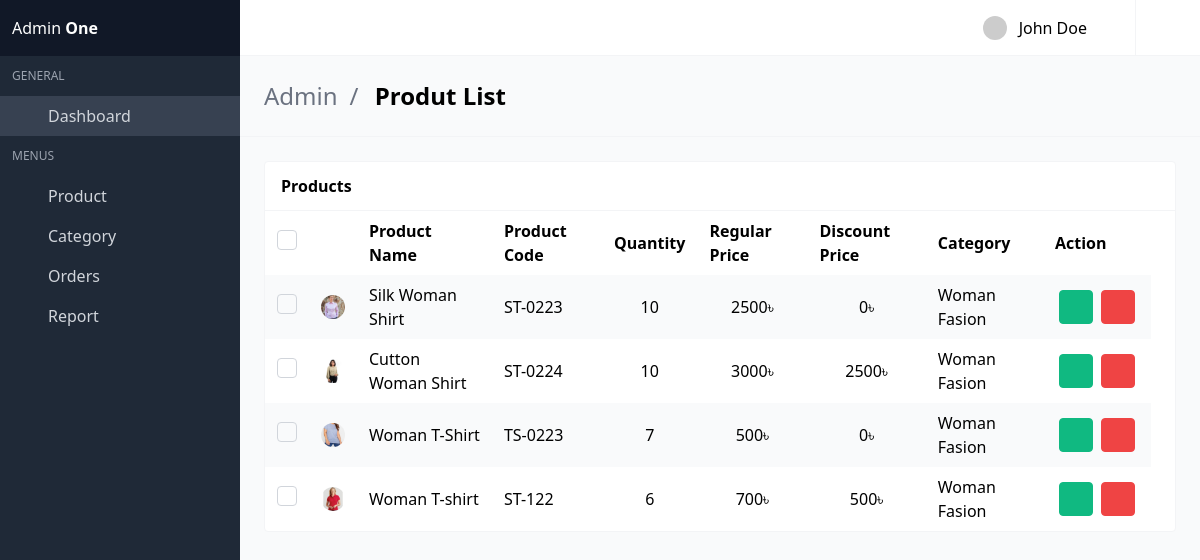
/view-product-list/ (signed in), run on an earlier commit of the app's database.
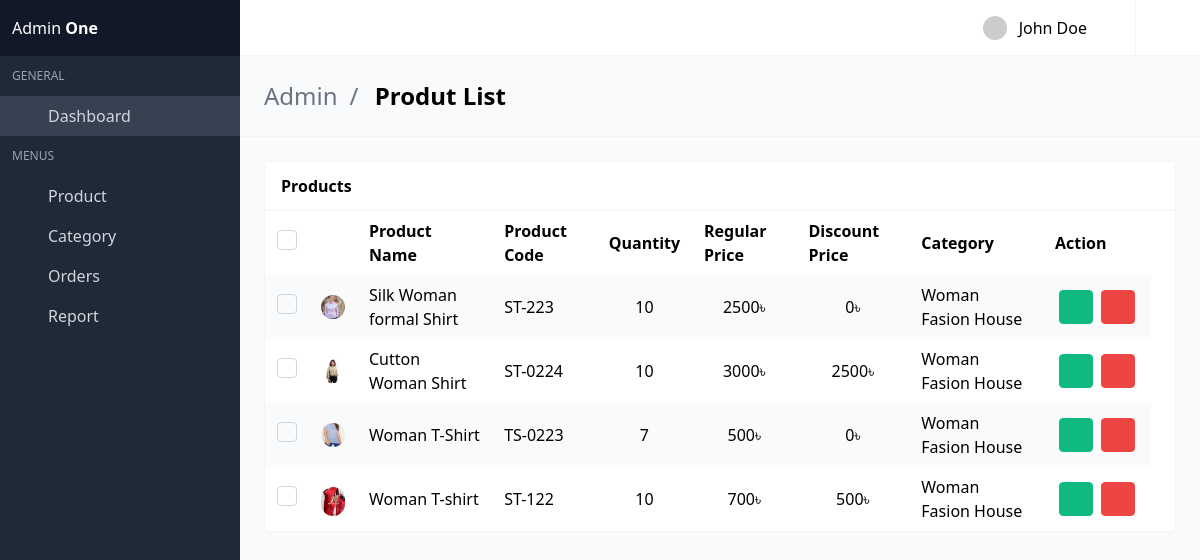
And on a later commit of the database.
### shopApp/models.py (models this page shows, shortened)
class Product(models.Model):
    product_name         = models.CharField(max_length=260)
    product_code         = models.CharField(max_length=20)
    product_quintity     = models.IntegerField(default=0)
    product_category     = models.ForeignKey(Category, on_delete=models.CASCADE, related_name='category')
    roduct_title         = models.CharField(max_length=260)
    image                = models.ImageField(upload_to='products')
    product_color_image  = models.ManyToManyField(ColorImage, blank=True, null=True, related_name="colorImg")
    color_name           = models.CharField(max_length=160)
    slug                 = models.SlugField(unique=True, null=True, blank=True)
    details              = models.TextField()
    main_price           = models.IntegerField()
    is_newarival         = models.BooleanField(default=False)
    is_discount          = models.BooleanField(default=False)
    dic_price            = models.IntegerField(default=0, blank=True, null=True)
    cerated_at           = models.DateTimeField(auto_now_add=True)
    updated_at           = models.DateTimeField(auto_now=True)

class Category(models.Model):
    category_name       = models.CharField(max_length=100)
    slug                = models.SlugField(unique=True, null=True, blank=True)
    created_at          = models.DateTimeField(auto_now_add=True)
    updated_at          = models.DateTimeField(auto_now=True)

### adminApp/views.py (the view)
# urls.py: path('view-product-list/', views.viewProduct, name='view_product'),
@login_required
def viewProduct(request):
    products = Product.objects.all()
    context = {
        'products':products
    }
    return render(request, 'AdminDashbord/view-product.html', context)

### template/AdminDashbord/view-product.html (shortened to what this page needs)
{% extends "AdminDashbord/base.html" %}
{% block body %}
<section class="is-title-bar">
    <div class="flex flex-col md:flex-row items-center justify-between space-y-6 md:space-y-0">
      <ul>
        <li>Admin</li>
        <li>Produt List</li>
      </ul>
    </div>
  </section>
    <section class="section main-section">
      <div class="card has-table">
        <header class="card-header">
          <p class="card-header-title">
            Products
          </p>
          <a href="#" class="card-header-icon">
            <span class="icon"></span>
          </a>
        </header>
        <div class="card-content">
          <table>
            <thead>
            <tr>
              <th class="checkbox-cell">
                <label class="checkbox">
                  <span class="check"></span>
                </label>
              </th>
              <th class="image-cell"></th>
              <th>Product Name</th>
              <th>Product Code</th>
              <th>Quantity</th>
              <th>Regular Price</th>
              <th>Discount Price</th>
              <th>Category</th>
              <th>Action</th>
              <th></th>
            </tr>
            </thead>
            <tbody>
            {% for i in products %}
            <tr>
                <td class="checkbox-cell">
                    <label class="checkbox">
                    <span class="check"></span>
                    </label>
                </td>
                <td class="image-cell">
                    <div class="image">
                    <img src="/media/{{i.image}}" class="rounded-full">
                    </div>
                </td>
                <td data-label="Name">{{i.product_name}}</td>
                <td data-label="Company">{{i.product_code}}</td>
                {% if i.product_quintity <= 5 %}
                    <td data-label="City" style="color: white;background-color:rgb(230, 85, 85);text-align:center;">{{i.product_quintity}}</td>
                {% else %}
                    <td data-label="City" style="text-align:center;">{{i.product_quintity}}</td>
                {% endif %}
                <td data-label="City" style="text-align:center;">{{i.main_price}}&#2547</td>
                <td data-label="City" style="text-align:center;">{{i.dic_price}}&#2547</td>
                <td data-label="City">{{i.product_category.category_name}}</td>
                <td class="actions-cell">
                    <div class="buttons right nowrap">
                    <a href="{% url 'adminApp:update_product' slug=i.slug %}" class="button small green --jb-modal"  data-target="sample-modal-2" type="button">
                        <span class="icon"></span>
                    </a>
                    <a href="{% url 'adminApp:delete_product' slug=i.slug %}" class="button small red --jb-modal" data-target="sample-modal" type="button">
                        <span class="icon"></span>
                    </a>
                    </div>
                </td>
            </tr>
            {% endfor %}
            </tbody>
          </table>
        </div>
      </div>
{% endblock %}

What changed in the data, as far as the page shows it:
changed Product: product_name "Silk Woman Shirt" → "Silk Woman formal Shirt"; product_code "ST-0223" → "ST-223"; product_category.category_name "Woman Fasion" → "Woman Fasion House"
changed through a linked row, Product "Cutton Woman Shirt": product_category.category_name "Woman Fasion" → "Woman Fasion House"
changed through a linked row, Product "Woman T-Shirt": product_category.category_name "Woman Fasion" → "Woman Fasion House"
changed Product "Woman T-shirt": image: a different picture; product_quintity "6" → "10"; product_category.category_name "Woman Fasion" → "Woman Fasion House"
